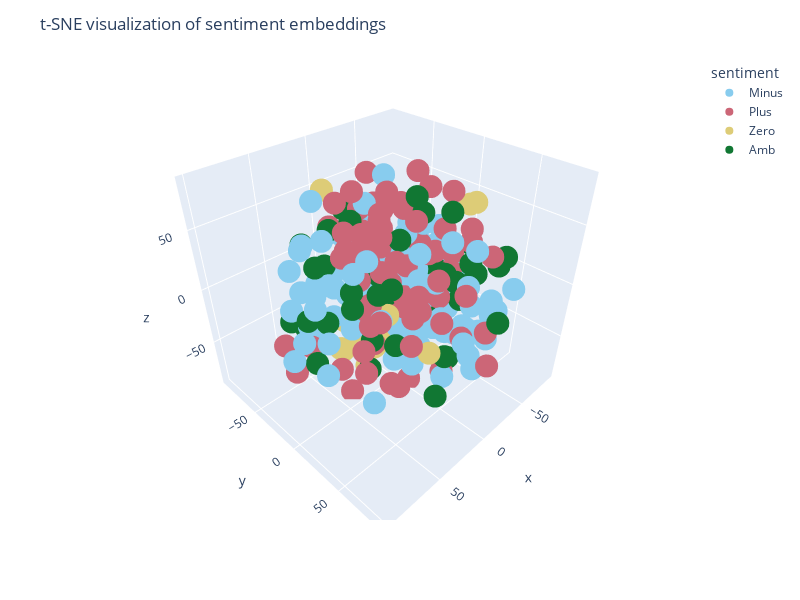

The notebook cell saved with this chart:
### Markdown cell above
Rys 6. Osadzenia całych tekstów dla modelu FastText po redukcji wymiarów za pomocą t-SNE.

### Code cell
X_embedded = TSNE(n_components=3).fit_transform(X)

df = pd.DataFrame(X_embedded, columns=["x", "y", "z"])

df["sentiment"] = y
df["text_short"] = [e[2][:100] for e in emb]

fig = px.scatter_3d(
    df,
    x="x",
    y="y",
    z="z",
    color="sentiment",
    hover_data={"text_short": True},
    color_discrete_sequence=px.colors.qualitative.Safe,
    height=600,
    width=800,
)

fig.update_layout(title_text="t-SNE visualization of sentiment embeddings")
fig.show()

### Figure 1 — Plotly figure (JSON) as saved in the notebook; plotly's stock layout.template omitted (floating-point values rounded to 4 significant figures)
{"data": [{"customdata": [["Właśnie wróciła m z motelu Flora w Łodzi , ul . Szczecińska 111 . Nigdy nie była m w gorszym miejscu"], ["Pod koniec pobytu z pokoju podczas sprzątania zniknęło mi kilka przedmiotów osobistych ( drobnych , "], ["Pierwsze wakacje za granicą spędziła m właśnie w hotelu Gloria . Nic się nie zgadza ze zdjęciami i o"], ["Dobrze zrobione zdjęcia na stronie www i fajne opisy pokoi . Niestety pokoje małe , dwójka dzieci sp"], ["Rozczarowanie roku . Hotel jest brudny , położony przy ruchliwym skrzyżowaniu , przy wjeździe mozna "], ["Miała m dzisiaj wątpliwą przyjemność uczestniczyć w pikniku organizowanym w Dolinie Charlotty i jest"], ["Odwiedzili śmy Zdrój Wojciech tylko w celu konsumpcji . Restauracja szumnie reklamowana na zewnątrz "], ["Plusy : + cena + restauracja , + dobre obiadokolacje dla dorosłych + duże pokoje + basen + wokół cis"], ["Niestety , spędzili śmy Sylwester 2017 roku w Hotelu Polanica . Nie ma właściwej organizacji , Vodzi"], ["Niestety obiecał em sobie , że więcej nie odwiedzę tego miejsca , ale niestety zaprzyjaźniona firma "], ["W porównaniu do Rynia brak klimatu i ducha . Fatalna kuchnia i obsługa na stołówce ( nie da się tego"], ["Plusy : Największym atutem hotelu są chyba śniadania . Lokalizacja nie jest najgorsza , bo można doj"], ["Dworek położony w bardzo urokliwym miejscu , jednak goście powinni być gotowi na kilka niedogodności"], ["To były nasze pierwsze wakacje za granicą , więc większego porównania nie mamy . Położenie hotelu ba"], ["Nie pojechała by m tam drugi raz . Nie rozumiem zachwytów nad hotelem . Pokój strasznie mały , dawno"], ["Hotel na totalnym odludziu , do plazy 1 , 5 km busikiem ( jezdzi do 13 . 40 ) wiec po poludniu idac "], ["W średniowieczu królowie spędzali zaledwie kilka miesięcy w jednym zamku bo bez kanalizacji po pewny"], ["Największym atutem hotelu jest lokalizacja i przystępna cena . Największym zaskoczeniem było to , że"], ["Jak czytam te opinie to wydaje mi się , że ja był em gdzie indziej , albo ludzie je piszący mają min"], ["Szukając hostelu na majówkę , właśnie ten pojawił mi się na samym początku , obejrzała m zdjęcia , p"], ["W połowie października przyjechali śmy z żoną i synem na Regaty młodego . W związku z tym że zostawa"], ["Bardzo ładny hotel . . . . na zdjęciach . . . . Rzeczywistość niestety daleko od tych zdjęć odbiega "], ["Uciekajcie jak daleko się da . Ja niestety wykupił em dobę i to była tragedia . W pokoju uszkodzone "], ["Po pierwsze nazwa dobudowanego budynku jest zniechęcająca . Nawiązuje do tradycji , ale nieco ubliża"], ["Jest 2 : 00 rano jak piszę tę recenzję . Już raz zwracała m uwagę na recepcji , że jest głośno . Ter"], ["Brak workow na śmieci , ale to niewielka niedogodność w porównaniu z zatrważająca ilością kurzu D : "], ["Stanowczo odradzam zimna klimatyzacja w pokoju wiejska nad głową , której nawet recepcja nie potrafi"], ["Była m w Słonecznym Zdroju trzy dni po otwarciu hotelu . Bardzo ładny projekt , wszystko pachnące no"], ["Miał być krótki pobyt na jedną noc za rozsądną cenę przy okazji wyjazdu służbowego . Sprawy się niec"], ["Okropnie po prostu okropnie . Obsługa miła . Lokalizacja super wszędzie blisko . Ale co do pokoi to "], ["Nie polecam tego hoteliku.brudno brudno i jeszcze raz brudno . bylismy w hotelu 2doby . Klima chodzi"], ["Hotel rzeczywiście dostarcza wielu emocji . Zarezerwowali śmy dwa tygodnie przed przyjazdem apartame"], ["plusy : + dosyć czysto + miła osoba w obsłudzie w kuchniminusy : - właścicielka przenosi z pokoju do"], ["Hotel w centrum miasta . Bardzo ciasny podziemny parking . Dla wiekszych aut pozostaje ogolnodostepn"], ["Pokój brudnawe , popękane kafelki w łazience , szarawe ręczniki i pościel . Na trzy osoby dostali śm"], ["Pokoj zarezerwowany przez booking . com , po przyjeździe na miejsce obiekt pozamykany , nikt nie otw"], ["nie polecam na pewno nie jest to hotel 4 * może obsługa sie stara ale jest bardzo wyluzowanabrudno n"], ["Recepcja na gości gdzieś . Wymyśla jakies wymówki o awarii . Woda w łazience żółta , tona grzyba pod"], ["Zastanawiam się skąd tyle pozytywnych opinii ( w ich wyniku tu się znaleźli śmy ) . Klimatu brak - c"], ["Oprócz miłej obsługi ten hotel nie zasługuje nawet na 1 gwiazdkę . . . Brak klimatyzacji , w pokojac"], ["Przyzwoity 3 - gwiazdkowy standard , dobre położenie dla zainteresowanych Jurą , małe ale ładne SPA "], ["Hotel ok ale już by śmy nie wrócili . NIEMILA , NIESYMPATYCZNA , PYSKATA , WRECZ ODPYCHAJACA PANI RE"], ["Hotel Ikaros na Zakynthos z czasów prl materace przy basenie płatne wfi płatne jedzenie monotonne mi"], ["Spędzili śmy tydzień w wersji all - inclusive w hotelu . Hotel położony w kiepskiej lokalizacji jeśl"], ["Marzycie o wymarzonych wakacjach ? UCIEKAJCIE OD OFERT Z TYM HOTELEM ! 1 . JEDZENIE - Przede wszystk"], ["Ponieważ apartamenty zajęli goście weselni , zamieszkali śmy w skrzydle , które dawniej bylo przezna"], ["Doba miała rozpocząć się o godz . 16 , klucze po awanturze i \" wielkim \" sprzątaniu II piętra przez "], ["Była m na tzw . wczasach odchudzających i nigdy więcej . Jedzenie bez smaku . Rozumiem że dieta rząd"], ["Hotel z zewnątrz robi duże wrażenie , tak samo jak i SPA , różnorodność zabiegów , ładne gabinety . "], ["Sonia Village hotel Grecja HalkidikiGodzina 18 : 00 puścił em na tarasie swojego pokoju muzykę z gło"], ["Absolutnie nie polecam ! ! ! Pomijając bardzo mały wybór jedzenia , w dodatku niesmacznego , pokoje "], ["Pokój nie posprzątany , bardzo ciasno ( jedna osoba musiała wchodzić na łóżko , jeśli druga chciała "], ["To na wejściu do części restauracyjnej jest naklejka \" Tripadvisora \" , więc opisuję restaurację . P"], ["Hotel widać , że dobudowywany , bo dotrzeć do niektórych pokoi to prawdziwe wyzwanie . Pokoje schlud"], ["Organizowali śmy wesele latem 2014 roku . Niestety wspomnienia z fazy planowania wspominamy okropnie"], ["Pobyt był by całkiem udany gdyby nie hałas zza ściany . Prawie przez cały czas , w nocy i w dzień , "], ["Wchodzi się do normalnego budynku mieszkalnego , gdzie obok stałych lokatorów jest wydzielona część "], ["Rozczarowała m się . Rezerwacja zrobiona z wyprzedzeniem , potem oczekiwanie i wizyta w hotelu . Pok"], ["Właśnie kończę pobyt w szpitalu uzdrowiskowy Jan Kazimierz a bardzo fajne panie sprzątające mili ucz"], ["Opis i zdjecia zupelnie nie oddaja tego jaki jest stan faktyczny hostelu . . Z zewnatrz wygladal lad"], ["Stary hotel rodem z socjalizmu , w zaniedbanej okolicy , główne wejście przy stercie śmierci . W pok"], ["Ten hotel w zeczywistosci wyglada inaczej niż na zdjęciach ! Podłogi są brudne plamy różnego koloru "], ["Pokoje , łazienka ok - chociaż mocno wiało przez nieszczelne okno ( zimno ) . Śniadania tragiczne , "], ["Hotel położony w okolicy stoków , co jest chyba jego największym plusem . Poza tym nie spełnia oczek"], ["Pokoje z aneksem kuchennym . średnio zadbany , jest OK ale widać nieociągnięcia . Hotel położony prz"], ["Ogolnie czuje sie zawiedziony moim pobytem w hotelu . Ciezko uwierzyc ze to 4 gwiazdkowy hotel . Min"], ["Aquapark mały , duzo chloru , niewygodne lezaki . Obsluga bardzo niemila , jakby z łaska nas w ogole"], ["Żarcia nie do zjedzenia stoły z sklejki nigdy nie jadłem na święta parówek i jajek co dzień trzeba b"], ["Śniadanie bardzo słabe , poduszki w pokoju jakiś koszmar , a za dodatkową trzeba płacić 5 zł i zamów"], ["Uwagi , które wypisał em w trakcie pobytu w punktach : * na stołówce kelnerka zabrała talerz z jedze"], ["Miejsce noclegowe zostało zamówione telefonicznie . Po opiniach dosyć krytycznych nie spodziewał em "], ["lokalizacja - bardzo przyjemna jedzenie - okropne , zero smaku , spalona ryba , odgrzewane ziemniaki"], ["Rzeczywiście trudno ocenić ten pensjonat . Przy rezerwacji bardzo miło , na miejscu rzeczywistość zu"], ["Straszna lipa i amatorszczyzna 1 / 5 . - ' kąpiel piwna ' to zwykła kąpiel w letniej wodzie + 1 bute"], ["Żeby nie było . Lokalizacja - super . Lobby - jedno z większych jakie w życiu widział em . Bar Auror"], ["Był em z córkami w tej restauracji na kawie i lodach . Przy tej klasie standardu taka obsługa i atmo"], ["Nie polecam tego hotelu . Brudny , slabe jedzenie codziennie to samo lub to co zostalo z wczoraj prz"], ["Bardzo duzy hotel polozony na skraju miasta . Ogromna liczba gosci hotelowych sprawia ze czujesz sie"], ["Hotel oceniam na 3 . 5 * Za taką cenę można znaleźć coś lepszego . Zaskakujący jest codzienny brak s"], ["Do hotelu przyjechali śmy na wesele - ja moj narzeczony oraz nasz przyjaciel z Anglii ktory codzienn"], ["Właściwie nie wiem od czego zacząć . Na maila z potwierdzeniem pobytu czekała by m chyba do . . . . "], ["Dużo podróżuję po kraju i większość hoteli rezerwację telefoniczną traktuje jako pewną bez konieczno"], ["A żeby było śmieszniej to komediodramat . Pozdrawiam panią , która na pierwszym śniadaniu wypowiedzi"], ["Zdecydowanie jest to hotel bardzo poniżej standardu 5 * . Pokoje są zaniedbane , system ściekowy jes"], ["Restauracja hotelowa śniadania tradycyjne , więc nie będę opisywać . Pora obiadowa żurek bardzo \" mą"], ["Witam , Zatrzymali śmy się w Zajazd Ustowo na jedną noc i wszystko czego potrzebowali śmy to wygodne"], ["Dwa lata temu była m na Sylwestra i teraz rownież tam poszli śmy ze znajomymi bo miło wspominali śmy"], ["Nigdy w życiu nie była m w tak okropnych hostelu ! Małe pokoiki pomalowane na ciemny fiolet przypraw"], ["Na weekendy wybrali śmy się po przeczytaniu opisu strony Czarny Kos . Opis bardzo chwytliwy , jednak"], ["Recenzja niestety negatywna : 1 . Zimno w pokoju , brak możliwości regulacji temp . Brak reakcji obs"], ["Niestety nie jestem zadowolona z pobytu w hotelu Best Western Kraków , spędziła m tam dwie doby . Ho"], ["Byli śmy od 3 . 08 na 14 dniowym turnusie rehabilitacyjnym . Jedynym pozytywem w Leo to baza zabiego"], ["Okropne miejsce . O godzinie 8 . 30 brak czegokolwiek do zjedzenia na śniadanie , dopiero na prośbę "], ["Wystrój i standard pokoi średni . Obsługa niemiła , opryskliwa . Śniadania okropne - jedynie jajeczn"], ["Najgorszy hotel w jakim bylismy . Na dzień dobry niespodzianka . Na podziemnym parkingu hotelowym wy"], ["Plusy : Tani , stosunkowo czysty pokój , przy głównej drodze . Minusy : Widok oszpecony przez gigant"], ["Hotel świetnie położony , problem może być z zaparkowaniem auta żeby zanieść walizki i pobrać kartę "], ["Hotel bardzo ładny . Bajkowy . Wnętrza tez niczego sobie . Kuchnia całkiem niezła , każdy znajdzie c"], ["Bylam w dolinie z przyjaciółmi na spacerze . Obiekt bardzo miły i spory teren.szkoda że przed budynk"], ["Obiekt położony przy jeziorze , okolica cicha , powietrze czyściutkie , zabawy dla małych dzieci zja"], ["Niestety nie mogę wystawić temu hotelowi pochlebnej opinii . Zacznę od łazienki : tak mała , że osob"], ["Hotel jest dobrze zlokalizowany , kilka kroków od rynku i zamku Wawelskiego oraz dworca PKP i PKS uł"], ["Hotel paskudny i brudny z co chwilę nie działającymi windami Pokoje brudne z brudnymi łazienkami . Ł"]], "hovertemplate": "sentiment=Minus<br>x=%{x}<br>y=%{y}<br>z=%{z}<br>text_short=%{customdata[0]}<extra></extra>", "legendgroup": "Minus", "marker": {"color": "rgb(136, 204, 238)", "symbol": "circle"}, "mode": "markers", "name": "Minus", "scene": "scene", "showlegend": true, "type": "scatter3d", "x": [-19.14, -67.63, -26.34, -8.621, 38.45, -3.523, -52.35, 53.24, -44.02, -12.03, 37.09, -50.45, 24.51, 2.21, -41.99, 77.52, -68.33, -41.81, -11.81, -39.02, -72.62, 6.586, -29.78, -9.89, -49.73, -1.615, 54.07, -3.215, 9.037, -21.81, 57.77, 15.03, -22.07, 66.98, 29.67, -4.302, -13.69, -40.03, -8.951, 9.709, -19.55, -60.39, -31.86, 7.49, 25.99, 45.87, 27.2, -64.68, 51.4, -15.27, 9.509, 60.56, -42.16, -12.56, -52.74, -68.85, 46.19, 18.31, -47.1, 84.23, 43.02, 16.86, -3.39, -8.024, -23.73, 81.71, 99.59, -31.92, 52.94, 27.43, 5.954, -9.7, -37.21, 54.76, -12.78, -46.82, 86.48, 75.58, -1.736, -66.28, -71.52, 24.54, -47.34, -11.7, -9.237, -47.35, -77.86, -33.12, -9.224, 23.52, -88.22, -7.309, -67.61, 27.21, -18.61, -28.43, -29.17, 35.02, -30.02, 56.75, -9.2, -3.645, 57.76], "y": [57.45, -29.74, -52.89, -53.31, -44.61, 46.88, -35.29, -16.61, -14.76, -24.98, -8.907, -6.983, 42.42, 27.04, -59.94, 15.1, -51.58, 28.13, 60.52, -9.233, -9.159, 43.33, 69.51, 20.8, 10.14, -58.7, 31.81, 35.15, 44.6, 31.24, -21.63, 29.42, -11.71, -20.22, 44.87, 71.83, -81.77, 58.9, -1.64, 30.72, 33.54, -19.43, -34.8, -25.09, 35.75, -39.79, 25.09, 17.79, 36.75, 44.74, 56.16, -15.68, 48.31, -74.74, -38.29, -18.38, -57.24, 58.41, -54.25, -2.856, -25.44, -52.98, 62.64, -89.6, -15.89, 9.336, 6.71, -40.68, 26.37, -80.28, 8.005, -68.83, -69.42, 15.37, 53.71, -39.58, 23.6, -27.24, -30.89, -53.48, -32.1, -27.61, 32.85, -17.23, 62.72, -21.56, -17.2, 78.74, -51.63, 81.77, -27.83, 24.48, 40.75, 46.15, 70.73, -5.315, -23.95, -32.42, -37.54, -34.86, 10.88, -36.73, -51.72], "z": [-45.4, -7.411, -15.05, -23.04, 66.71, 54.75, 24.76, 52.98, -38.1, 76.66, -25.54, 11.04, 5.788, -41.34, -2.111, -0.6962, 7.281, -16.72, 6.707, 33.76, -19.78, 26.41, -2.242, -26.09, -34.61, -38.23, -60.4, -17.06, -9.446, -38.84, -28.69, -22.67, 30.68, -12.37, -30.18, -39.4, -28.9, -17.67, 0.6498, 23.85, -13.12, -24.18, -23.9, -2.398, -10.23, -7.24, -39.91, -12.93, 15.42, -28.31, -48.18, 23.5, -40.26, 6.992, -17.24, 17.0, -12.18, 11.33, -29.43, -7.187, 8.49, -20.29, 27.6, 4.495, -17.57, 25.99, -7.179, -40.22, 56.43, 7.508, -31.46, -18.4, 11.62, 42.89, -14.99, -1.31, -16.98, 2.147, -16.62, -17.43, -22.14, -9.836, -49.45, 12.83, 52.56, 11.49, -40.99, 19.21, -6.206, 7.119, -10.09, -0.743, -28.21, 58.99, -20.69, -1.095, 15.62, -28.0, -3.053, 43.39, -48.1, 53.31, 15.33]}, {"customdata": [["Apartament zlokalizowany jest w samym centrum Starego Miasta , zaledwie kilka kroków od Rynku i tylk"], ["połączyli śmy pobyt biznesowy ( 3 dniowy ) z wypoczynkiem w Mera Spa Hotel i nie żałujemy wyboruhote"], ["Hotel dla klienta biznesowego . Wygodne pokoje , lokalizacja na wprost terminala . Wybor rożnych sal"], ["Bardzo przyjemny hotel , ładny pokój . Klasyczny wystrój . Naprawdę czysto Dodatkowym plusem jest ba"], ["Spędzili śmy w ProVita Sylwestra i ekstra dzień na regenerację : ) , to był jeden z cudowniejszych w"], ["Położenie , w samym centrum , bardzo blisko do głońego placu oraz do muzem Salvadora Daliego . Hotel"], ["Wybrali śmy z mężem pokój dwuosobowy z podwójnym łóżkiem , oprócz tego że podwójne łóżko polegało na"], ["Warunki w hotelu bardzo przyzwoite , widok na Giewont - bajka ! , obsługa miła ( za wyjątkiem młodej"], ["Hotel nie najmłodszy , aczkolwiek utrzymany w dość dobrym stanie . Największym mankamentem było to ,"], ["Ten hotel / studio jest idealnym miejscem na wyjazd do Rotterdamu . Znajduje sie tuż obok Bijenkorf "], ["Nieduży hotel położony na krakowskim Kazimierzu , bardzo blisko do głównych atrakcji turystycznych :"], ["Byli śmy z dzieckiem 5 lat pod koniec czerwca 2017 . Ogromny , bezosobowy hotel . Ładny wystrój , su"], ["Hotel na bardzo wysokim poziomie . Wysmienite jedzenie . Pokoje bardzo przytulne i czyste . Strefa S"], ["W Hotelu Zante Village byli śmy w maju 2015 roku . Pobyt bardzo ciekawy - przed sezonem nie było nig"], ["Blisko do centrum , ładne pokoje , miła obsługa . Polecam , . . . bez auta . . . Opisuje że ma bezpł"], ["Hotel blisko dworca Łódź Kaliska ; pokój czysty i gustownie urządzony , cena adekwatna do usługi , ś"], ["Mieszkam w Łagiewnikach i poszukiwała m miejsca na zorganizowanie imprezy urodzinowej dla 22 osób . "], ["Swietna lokalizacja . Czysto , bardzo dobre lozka , klimatyzacja , sniadanie . Nic do zarzucenia . D"], ["Hotel w pełni zasługuje na 4 gwiazdki . Pokoje bardzo czyste , obsługa profesjonalna i bardzo miła ."], ["Mieli śmy fantastyczny pobyt w hotelu Olive Groove prowadzonym przez rodzinę i nie mogę się go nachw"], ["Hotel bardzo ładny , czysty , zadbany . Strefa basenowa również zadbana , wszystko działa a obsługa "], ["Spędzili śmy z wnukami długi weekend w Raju . Miejsce przepiękne , widoki urzekające . Hotel czysty "], ["Niby nic się nie zapowiadało szcególnie . . Zanałam ten hotel z opowiadań starszego pokolenia , jako"], ["Sa tylko dwa plusy tego hostelu lokalizacja i obsługa ! ! ! ! Pokoje klaustrofobiczne 2 # 3metry , j"], ["Pokoje małe , ale łóżka ( piętrowe ) wygodne - można się wyspać : - ) Idealna miejscówka służąca tyl"], ["Hotel znajduje się w samym sercu toruńskiej Starówki . Pokój przestronny , czysty , łóżko wygodne . "], ["Trafili śmy tutaj przypadkiem i sie zakochali śmy , w domowej atmosferze , przytulnych i czystych wn"], ["Czyste , ciche pokoje , urządzone wygodnie . W każdym pokoju łazienka z prysznicem . Mój pokój miał "], ["Bardzo sympatyczny hotel i w razie potrzeby na pewno będę wracać . Czysto , smaczne śniadanie , miła"], ["Hotel bardzo ładny , cichy a jednocześnie z dobra lokalizacją i parkingiem . Pokoje czyściutkie i ab"], ["Właśnie wróciła m z dziećmi z wakacji w Primaverze i jesteśmy zachwyceni . Nareszcie udało mi się zn"], ["Hotel sam w sobie - cudny . Jedzenie - wyśmienite . Jedyne co mnie zdziwiło to fakt , iż mimo zareze"], ["wrażenia pozytywne , warte polecenia , jednak na 5 gwiazdek nie należy się nastawić jest to tureckie"], ["Na wakacjach byli śmy w 4 dorosłe osoby . Lot z Warszawy bez problemów . Dojazd z lotniska zajął oko"], ["Dużo przeczytał em recenzji na temat hotelu i strasznie się bał em wizyty w nim . Jednak podczas rez"], ["Witam , wszystko pięknie ładnie tylko jedna rzecz , która wyraźnie rzuciła się w oczy . Nie może być"], ["Hotel robi bardzo dobre wrażenie , fajny wystrój , obsługa miła . Pokój świetny , nie ma się do czeg"], ["Spędzenie okresu sylwestrowego było na prawdę miłym doznaniem . Pokoje dość czyste , chociaż można b"], ["Miałem przyjemność odwiedzić ten hotel kilka dni temu . Bardzo spokojne miejsce . Miła i profesjonal"], ["w hotelu spędziła m jedną noc podczas pobytu na konferencji . położony 5 minut spacerem od sukiennic"], ["W tym oto miejscu mieli śmy wesele w 2014 roku . Jedzenie przepyszne , organizacja znakomita ! - Gos"], ["Doskonałe położenie , dostęp do komunikacji miejskiej / metro i tramwaj / . Bardzo czysto w pokojach"], ["Bardzo przyjemny hotel w cichym i spokojnym miejscu . Bardzo dobrze wyposażone pokoje m.in w lodówkę"], ["Hotel o znanym i pewnym standardzie . Czysto , schludnie i bez stresów . Blisko do lotniska , oddalo"], ["Hotel bardzo przyjemny , obsługa miła i pomocna . Czasem ciężko jest dogadać się po angielsku , ale "], ["Po raz pierwszy spotkała m się z tym , że w rzeczywistości pensjonat jest ładniejszy niż na zdjęciac"], ["Udany pobyt ( kolejny ) . Hotel - pokoje czyste , dobrze wyposażone . Hotel - cichy - mimo sporego o"], ["W dniach 6 - 13 sierpnia mieli śmy okazję spędzić wspaniały urlop w Atrium Palace . Hotel naprawdę n"], ["spedzilismy w hotelu tatra 2 noce , hotel czysty , pokoje przestronne . basen , kregielnia , drink b"], ["Po zaskakująco ładnym widokowo transferze z lotniska dotarli śmy do hotelu skąpanego w zieleni i ser"], ["Pobyt weekendowy w Hotelu Novotel Centrum Katowice mogę zaliczyć do bardzo udanych . Sam hotel ma ju"], ["Spędzili śmy przemiły tydzień w Horze . Przepiękne widoki . Urocza plaża . Super basen . Obsługa sym"], ["Hotel bardzo ładny , nowy , czysty , zadbany , cichy . Obsługa na najwyższym poziomie , zyczliwa , p"], ["Hotel położony parę minut jazdy metrem do centrum i wszystkich jego atrakcji , ale spacerem też bez "], ["Byli śmy przez tydzień w ostatnich dniach Września . Świetne warunki , przemili gospodarze , miejsce"], ["Sposób pierwszy - nie robić nic . Pomimo tego , że hotel nie jest mały , wokół panuje niesamowita ci"], ["Bardzo fajny , czysty , dobrze położony hotel . Bardzo bliska odległość od lotniska - transfer z lot"], ["Bardzo profesjonalne podejście do klienta , kompleksowa oferta cenowa , elastyczność na dodatkowe za"], ["Cena pokoju dość wysoka - łazienki powinny być wyremontowane i bardziej nowoczesne jak w nowszych ho"], ["Hotel posiada świetną lokalizację . Ok 10 - 15min od dworca Cais do Sodre , z którego można przesiąś"], ["To nasz drugi pobyt w hotelu , tym razem zabrali śmy ze sobą Mamę , by w drodze na The Tall Ships Ra"], ["Ostatni weekend rozpoczął em \" z przytupem \" w Hotelu Lenart w Wieliczce . Wraz z synem i synową ucz"], ["Spędziła m tutaj tydzień na diecie dr . Bardadyna ( po raz trzeci ) . Nigdzie nie spotkała m się z t"], ["Byli śmy tu na wakacjach z dwójką naszych małych pociech , które miały mnóstwo atrakcji . Miały zaję"], ["Bylismy 2 tygodnie na przełomie lipca i sierpnia ( w sumie 11 osób ) . Widoki piękne jedzonko pycha "], ["Bardzo udany wypoczynek w hotelu Montecarlo ! Szczerze polecam . Wszystko dokładnie jak na zdjęciach"], ["Hotel schludny , czysty i przyjazny . Znajduje się niedaleko A9 więc wielce przydatny dla podróżując"], ["Obsługa bardzo uprzejma i wyrozumiała . Czystość w obiekcie utrzymana wzorowo . Bardzo dobra kuchnia"], ["moi rodzice wyjechali na 7 dniowy turnus . . pakiet regeneracyjny'' , Wrócili bardzo zadowoleni . Je"], ["Począwszy od \" Welcome \" skończywszy na \" Good Bye \" nie było nawet najmniejszego elementu do któreg"], ["Spędzili śmy tu jedną noc w drodze powrotnej z Czarnogóry . Hotel położony nieco poza ścisłym centru"], ["Hotel świetnie usytuowany w samym centrum miasta skad blisko jest dosłownie wszędzie . Mila obsluga "], ["Cudowne miejsce z cudownymi gospodarzami . Na miejscu dostępna siłownia , rowery , sauna nad jeziore"], ["Hotel mimo iż położony w pewnej odległości od centrum ( 30zl taksówka ) to jednak ma swój urok . Sam"], ["Spędziła m z rodziną w Dolinie Charlotty cudowny tydzień , atrakcji jest tak dużo , że nie zdążyli ś"], ["Hotel w malowniczym położeniu pośród strumieni i stawów otoczony zielenią . Wskazany dla osób pragną"], ["Tak : bardzo dobry hotel , miła obsługa , dobre jedzenie , pyszna kawa , czysto , mój pokój był wygo"], ["Hotel nowy i zadbany . Pokoje bardzo ładne , łazienka co prawda malutka ale zadbana . Widok z balkon"], ["Lokalizacja rewelacyjna , blisko do centrum ale odpowiednio \" daleko \" żeby czuć się dobrze . Zejści"], ["Pachnąca świeżym drewnem i nowością posiadłość na Mazurach . Właściciele dołożyli wielu starań , aby"], ["Hotel usytuowany jest wprawdzie tuż przy trasie komunikacyjnej i niedaleko lotniska , ale nie jest t"]], "hovertemplate": "sentiment=Plus<br>x=%{x}<br>y=%{y}<br>z=%{z}<br>text_short=%{customdata[0]}<extra></extra>", "legendgroup": "Plus", "marker": {"color": "rgb(204, 102, 119)", "symbol": "circle"}, "mode": "markers", "name": "Plus", "scene": "scene", "showlegend": true, "type": "scatter3d", "x": [24.58, 4.752, 55.59, -34.33, 21.9, 37.9, 12.48, 19.1, 8.06, -6.545, 30.16, 20.31, 88.78, 46.33, -4.386, 23.01, 15.0, 78.15, 0.8911, -37.24, 1.686, 12.98, -8.354, 56.79, 63.43, 4.118, -23.62, -22.21, -44.1, -0.3266, 7.148, 46.84, -2.425, -9.915, 3.866, -30.49, 10.88, -24.1, -45.34, 36.1, 18.4, 50.14, -40.44, 21.36, -12.56, -44.85, 46.9, -28.0, 74.8, -15.0, -21.07, -1.026, 39.84, -2.354, -24.11, -50.26, -4.867, 10.28, -43.45, 35.88, -33.03, 21.65, 6.716, -24.67, 61.06, 16.16, 32.58, -13.1, -30.95, 39.22, 12.02, 90.51, 25.68, 3.516, -14.76, -24.75, 17.1, -59.82, 24.92, 24.13, 22.77], "y": [-11.83, -51.05, -0.5814, 15.42, -20.88, -3.847, -80.29, 55.63, -28.33, 42.72, -25.21, -7.863, -19.57, 21.09, 83.59, 26.14, -15.58, 51.27, 10.79, -31.79, 15.9, -4.022, 76.7, 51.24, 48.59, -70.6, -15.64, 11.54, 32.21, -17.36, 34.79, -1.463, 12.88, -19.65, 13.57, -84.78, 28.02, -66.31, -61.0, -3.317, 76.77, 62.15, 19.21, 6.277, -50.21, 12.77, 65.48, -44.03, -7.728, -37.52, 11.34, 40.09, 53.49, -36.27, -56.15, -13.35, -8.803, -54.06, 16.04, 10.35, -6.786, -1.939, 67.66, -49.55, 30.23, 23.46, 70.86, 24.89, 60.44, -9.768, 5.894, -6.244, 10.67, -13.15, -33.05, -4.04, 7.5, 21.5, 44.41, 23.1, -15.26], "z": [26.93, 10.09, -48.15, 40.58, 76.37, -2.522, -16.66, 40.06, 35.34, -62.53, 26.13, -13.19, -16.79, -0.479, -28.9, -70.14, -32.15, -1.816, 22.73, 43.98, -61.84, 57.31, -5.747, -25.45, 27.68, 23.68, 49.59, 23.1, 43.13, 52.74, 46.03, 62.65, -87.93, -7.034, -11.24, -2.632, 68.51, 31.18, 24.3, 36.56, 38.78, 9.31, 19.69, 24.42, 21.46, 65.66, 36.33, 20.26, -19.36, 5.179, -5.799, 9.421, 20.34, 16.93, 65.32, 59.03, -22.49, 52.22, 0.5978, 6.353, 19.46, -44.83, -6.516, 41.81, -8.211, 10.08, 22.42, 34.87, 37.84, -88.79, 10.99, -31.38, 55.66, 29.11, 33.73, 82.24, 83.93, 21.59, 24.84, 41.65, 7.924]}, {"customdata": [["Laurent Picheral , nie będzie się ubiegał o wybór na stanowisko Prezesa Orbis S . A . w zarządzie ko"], ["Trudno w tej chwili powiedzieć , jak długo potrwa to ożywienie i czy przyniesie w rezultacie wyraźni"], ["Bo oczywiście , jak to zwykle bywa na rynku hotelowym , nie wszystkie plany i tej sieci udaje się zr"], ["Ponad 6 tys . hoteli z niespełna milionem pokoi znajdowało się w budowie i różnych fazach projektowa"], ["W lipcu 2012 r . w bazie Głównego Urzędu Statystycznego było zarejestrowanych 7177 obiektów zbiorowe"], ["W 2013 r . w turystycznych obiektach noclegowych miejsca całoroczne stanowiły aż 68 proc . wszystkic"], ["W innych przypadkach finansowania nie udawało się spiąć , bo wycofywał się jeden z udziałowców lub –"], ["Autorem projektu był warszawski architekt Adama Knauff . Budowę rozpoczęto w marcu 1928 roku . Lokal"], ["Bardzo optymistyczny , czy wręcz sensacyjny materiał „ Ceny hoteli na Euro 2012 skoczą dziesięciokro"], ["Odwiedzała m moją rodzinę w Polsce . Wraz z chłopakiem zdecydowali śmy się zostać tym razem w tym ho"], ["Od wiosny br . hotele ekonomiczne weszły w skład nowej grupy hotelowej - Louvre Hotels Group . W rok"], ["Dobre położenie hotelu jest poza dyskusją , samolot z Malpensy mieli śmy o godz . 6 : 40 , więc żeby"], ["Na początek 2015 roku planowane jest rozpoczęcie budowy hotelu Widewaters Group Inc . w centrum mias"], ["Even Hotel , obiekt marki adresowanej do gości dbających o zdrowie i kondycję , zostanie uruchomiony"], ["PS . Analizując dane STR Global warto mieć w pamięci , że ani w Polsce , ani w innych krajach Europy"], ["W tym celu , zajęcia prowadzone są w języku angielskim przez uznanych profesorów z Uniwersystetu Łód"], ["Modernizacja w Novotel Gdańsk Marina obejmie remont powierzchni ogólnodostępnych : lobby , recepcji "], ["Dochody z wynajmu turystom pokoju , mieszkania lub domu pod pewnymi warunkami mogą być zwolnione z o"], ["Nadal najlepsze wyniki osiągały hotele na rynkach warszawskim , trójmiejskim oraz wrocławskim . Dobr"], ["Pozwala nam pro - aktywnie działać na decyzje zakupowe gości i ułatwia nam „ narzucanie ” oferty oso"], ["Śmierć gościa w hotelu – zarówno z przyczyn naturalnych , jak i będących przedmiotem badań policji –"], ["Sieć hoteli Accor prowadzi pilotażowy program monitoringu mediów społecznościowych pod kątem lokalny"]], "hovertemplate": "sentiment=Zero<br>x=%{x}<br>y=%{y}<br>z=%{z}<br>text_short=%{customdata[0]}<extra></extra>", "legendgroup": "Zero", "marker": {"color": "rgb(221, 204, 119)", "symbol": "circle"}, "mode": "markers", "name": "Zero", "scene": "scene", "showlegend": true, "type": "scatter3d", "x": [26.42, -21.34, 5.721, -16.57, -79.82, -74.74, -32.59, 24.91, -27.8, 31.44, 34.75, 25.21, 2.594, 15.4, -14.62, 13.9, 16.55, -48.37, -3.929, -61.31, 1.308, -16.3], "y": [-5.734, -9.905, -21.69, -23.23, 2.806, 12.19, -25.37, -39.36, -1.832, 61.06, -23.31, 16.33, -23.18, -29.54, -7.352, -9.902, -41.46, -27.12, -40.54, -39.87, -80.1, -28.65], "z": [-67.0, -48.91, -70.73, -64.81, 39.83, 46.37, -64.02, -70.99, -59.18, -8.738, -56.63, -5.277, -51.77, -57.14, -68.81, -57.83, -47.79, -66.7, -64.1, -43.33, 51.14, -77.61]}, {"customdata": [["Super lokalizacja ( nad samym oceanem i promenadą ) , ładny i zadbany ogród z basenami , przyzwoite "], ["Wykładzina okropnie poplamiona , tak samo ręczniki ( dobrze , że zawsze posiadam własny , bo tych ni"], ["Bardzo wysoki poziom animacji wieczornych , ale w hotelu była choroba Hand - Foot - and - Mouth Dise"], ["Do hotelu można dojechać w 5 min tramwajem z Dworca PKP oraz autobusem z lotniska Nantes . Dobra lok"], ["Obiekt raczej konferencyjny , lub jako dom weselny , choć w sezonie letnim zapewne może też zaintere"], ["Byl to chyba najdziwniejszy hotel w jakim bylem . Prawdopodobnie stary hotel robotniczy , ktory zost"], ["Co prawda nie mieszkalismy w tym hotelu , ale przychodzilismy do restauracji i na kregle . Obiekt je"], ["Hotel znaleźli śmy ok 20 . 00godz . przejazdem . Nie było problemu w rezerwacji . Bardzo miłe recepc"], ["Hotel poza centrum Sztokholmu , ale przy stacji metro oraz przystanku autobusowym . W pobliżu hotelu"], ["Ocenię tylko aquapark bo nie korzystali śmy z usług hotelowych . Było całkiem fajnie , atrakcji spor"], ["Pokoje wygodne i czyste , sympatyczna i uprzejma załoga i tyle z plusów . Minusy to brak jedzenia na"], ["Lokalizacje wysmienita , 50 metrow od brzegu morza . Plaza widoczna z okien hotelowych czysta i szer"], ["Odpowiedź jest prosta . Hotel ekonomiczny . Oszczędności na materiałach - zwłaszcza łazienkowych - d"], ["Hotel już wcześniej przeze mnie odwiedzany więc miała m porównanie do tego jak było kiedyś i jak jes"], ["Najprościej wypisać wady i zalety miejsca ( z punktu wyjazdu biznesowego ) Wady - słaba obsługa ( sp"], ["Hotel dość fajny . Bardzo miły i stylowy wystrój . Pokoje bez dodatkowych rzeczy jakie są w hotelach"], ["Zdjęcia hotelu zamieszczone w różnych serwisach internetowych dały nam bardzo mylny obraz tego hotel"], ["Hotel położony w dosyć dużej odległości od morza , ma wydzieloną własną plażę . Pokoje dosyć małe , "], ["Hotel jako całość może być . Biorąc pod uwagę 3 gwiazdki - pokoje sprzątane codziennie , wyżywienie "], ["Smacznie urządzony i zaprojektowany hotel . Dosyć daleko od \" centrum \" co może wydawać się zaletą ,"], ["Średni , stary hotel , wiecej niz 1 * by m nie dał , czyste łóżka , ale stare łazienki , śniadanie s"], ["Pobyt bardzo fajny , 4 dni wypoczynku i relaksu . Obsluga , czystosc oraz lokalizacja hotelu super ."], ["Spędził em w hotelu jedną noc . Wszystko było w porządku . Pokój w głównym budynku , czysty , zadban"], ["Pokoje są duże , łazienki ładnie zrobione , ale np przecieka prysznic . Skomplikowane włączenie kalo"], ["Średni standard hotelu . W miarę miła obsługa . Zaleta blisko morza Polecam jeśli ktoś nie szuka luk"], ["Hotel a raczej coś co było Hotelem i chce do swoich lat świetności wrócić . . . . Wady już wcześniej"], ["Budynek : Na terenie ośrodka są dwa obiekty . Pierwszy - główny , jest po remoncie , z przestronnymi"], ["Za dużo by pisać , w skrócie plusy i minusy : PLUSY : Malownicze położenie , z widokiem na jezioro ,"], ["Wykupiła m wraz z rodzina pakiet swiąteczny . Mieli śmy 2 pokoje na 1 pietrze , z czego jeden musiel"], ["Polecam ten hotel na krótki pobyt . W pokojach czysto , w zasadzie w całym hotelu jest czysto . Pokó"], ["Miejsce niezwykle urokliwe , w otoczeniu samej natury i to tak dosłownie . Mieli śmy pokój bardzo ła"], ["plusy : rewelacyjna obsługa i w hotelu i w restauracji . Basen mały ale wystarczajacy i w czesci bar"], ["Była m w tym hotelu w kwietniu 2007 roku . Było dość pusto i cicho . Można powiedzieć , że mało się "], ["Hotel Niemcza jest usytuowany w bardzo atrakcyjnej okolicy . Wybrała m ten hotel po obejrzeniu zdjęć"], ["Poza : - uszkodzonym prysznicem - urwanym uchwytem na papier toaletowy - strzeline przez drzwi wejsc"], ["plusy : duży pokój , miła obsługa w restauracji , kawiarni oraz w SPA , basen mały ale przyjemnie sp"], ["Hotel bardzo dobrze położony . Pokój przestronny , ładnie urządzony . Posiłki dobre , ale bez rewela"], ["Hotel znajduje się tuż przy głównej ulicy Tomska , ale komunikacyjne odgłosy nie przeszkadzają . Wys"], ["Pałacyk Łąkomin i jego otoczenie ( rozległy teren zielony ) ma dużo walorów . Można tam wypocząć , p"], ["Bez żadnych złośliwości , ale na pewno nie 5 * . Proste rzeczy : brak wody butelkowanej w pokojach ,"], ["Pokój na 10 piętrze miły , przestronny i z cudnym widokiem na Spodek . Dobre jedzenie , rano bufet ś"], ["Hotel sam w sobie jest ok . Czysto , schludnie . Personel bardzo sympatyczny szczególnie obsługa bar"], ["Hotel nas troszkę rozczarował . Jest to wielki obiekt , przygotowany na dużą liczbę gości . My byli "], ["U wrót do Tatrzańskiego Parku Narodowego i 10 min na Krupówki . Pensjonat czasy świetności - MSW ma "]], "hovertemplate": "sentiment=Amb<br>x=%{x}<br>y=%{y}<br>z=%{z}<br>text_short=%{customdata[0]}<extra></extra>", "legendgroup": "Amb", "marker": {"color": "rgb(17, 119, 51)", "symbol": "circle"}, "mode": "markers", "name": "Amb", "scene": "scene", "showlegend": true, "type": "scatter3d", "x": [2.206, -1.539, -74.56, 47.58, -27.9, 83.52, -5.252, -49.09, 38.84, -29.99, 44.03, 59.67, -26.94, -37.37, 67.14, -27.48, -25.39, -31.32, 50.54, 4.817, -21.21, 70.02, -32.1, -56.38, 47.26, -52.52, 6.192, -14.95, 10.44, 41.62, -50.42, 28.01, -79.43, -26.12, 82.06, 69.35, -45.31, 26.2, -0.55, 36.61, 38.82, -14.58, -17.54, 41.86], "y": [5.281, 16.77, 39.25, 4.475, -90.82, 8.597, 86.97, -17.09, 21.22, -65.32, 42.72, -8.2, 7.694, -70.84, 27.86, 20.32, -66.7, 28.66, 24.31, -5.132, 31.46, -37.58, 42.48, 55.72, -52.96, -78.61, -11.28, 11.34, 57.72, 17.54, -2.883, -41.01, 6.76, 35.34, 0.8651, -4.323, 38.74, -51.38, -49.95, 72.66, -60.82, 33.83, 46.11, 36.61], "z": [41.88, 77.6, 1.138, 19.34, 20.8, -18.1, 10.32, -4.814, 21.59, -47.6, -5.708, -6.743, -25.1, -17.28, 28.73, 7.312, -3.423, -73.4, -34.46, -8.507, 64.5, -16.32, 23.73, 24.43, -44.39, -2.628, 5.96, 59.03, -27.33, -18.04, -10.7, 41.54, 6.068, 7.33, 12.52, 45.28, 7.15, 5.826, 34.71, -36.37, 25.77, 19.05, 1.885, 35.19]}], "layout": {"height": 600, "legend": {"title": {"text": "sentiment"}, "tracegroupgap": 0}, "margin": {"t": 60}, "scene": {"domain": {"x": [0, 1], "y": [0, 1]}, "xaxis": {"title": {"text": "x"}}, "yaxis": {"title": {"text": "y"}}, "zaxis": {"title": {"text": "z"}}}, "title": {"text": "t-SNE visualization of sentiment embeddings"}, "width": 800}}
